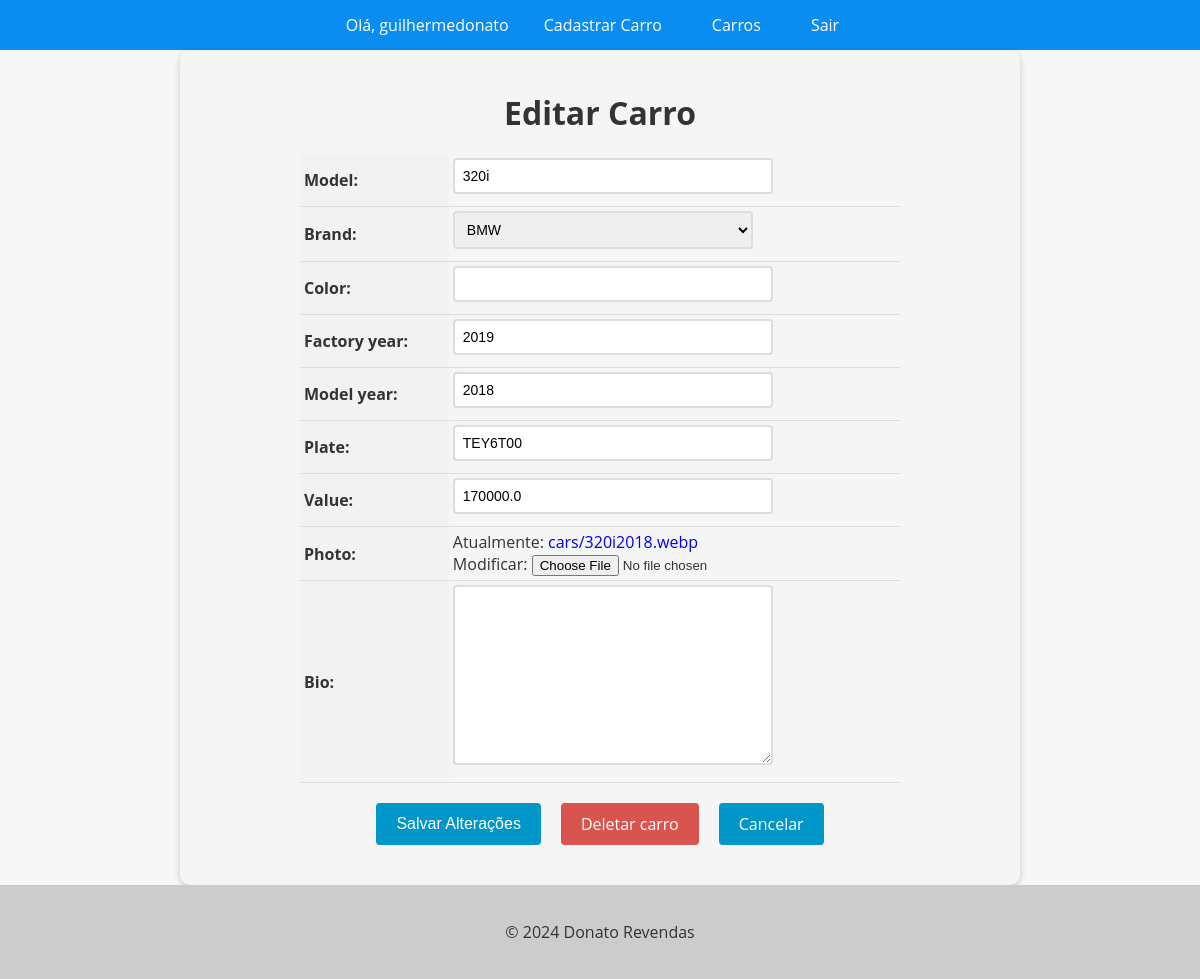
Page /car/8/update/ (signed in) on the earlier database version.
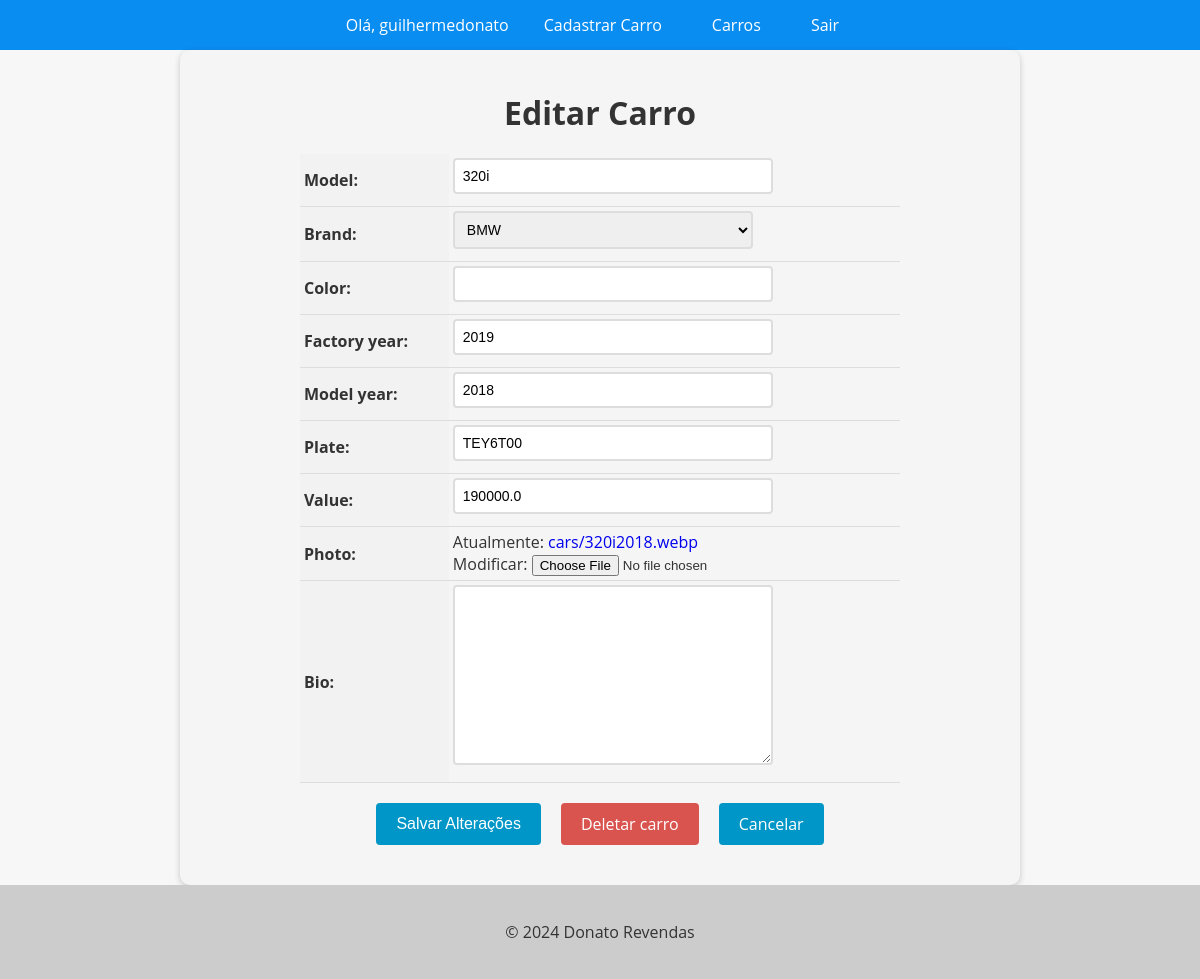
Same page on the later database version.
### cars/models.py (models this page shows, shortened)
class Car(models.Model):
    id = models.AutoField(primary_key=True)
    model = models.CharField(max_length=200)
    brand = models.ForeignKey(Brand, on_delete=models.PROTECT, related_name='car_brand')
    color = models.CharField(max_length=40, null=True, blank=True )
    factory_year = models.IntegerField(null=True, blank=True)
    model_year = models.IntegerField(null=True, blank=True)
    plate = models.CharField(max_length=10, null=True, blank=True)
    value = models.FloatField(null=True, blank=True)
    photo = models.ImageField(upload_to='cars/', null=True, blank=False)
    bio = models.TextField(blank=True, null=True)

### cars/views.py (the view, shortened to what this page needs)
# urls.py: path('car/<int:pk>/update/', CarUpdateView.as_view(), name='car_update'),
@method_decorator(login_required(login_url= 'login'), name= 'dispatch')
class CarUpdateView(UpdateView):
    model = Car
    form_class = CarModelForm
    template_name = 'car_update.html'

### cars/forms.py (shortened to what this page needs)
class CarModelForm(forms.ModelForm):
    class Meta:
        model = Car
        fields = '__all__'

### cars/models.py (called while the page is built)
    def __str__(self):
        return self.name

### cars/templates/car_update.html (shortened to what this page needs)
{% extends "base.html" %}
{% block content %}
  <form method="post" enctype="multipart/form-data">
    <h1>Editar Carro</h1>
    <table>
      {{ form.as_table }}
    </table>
    <div>
      <div class="buttons-container">
        <input type="submit" value="Salvar Alterações" class="btn btn-primary">
        <a href="{% url 'car_delete' pk=object.pk%}" class="btn btn-danger">Deletar carro</a>
        <a href="{% url 'cars_list' %}" class="btn btn-secondary">Cancelar</a>
      </div>
    </div>
  </form>
{% endblock %}

Differences in the rows shown:
changed Car "BMW": value "170000.0" → "190000.0"
